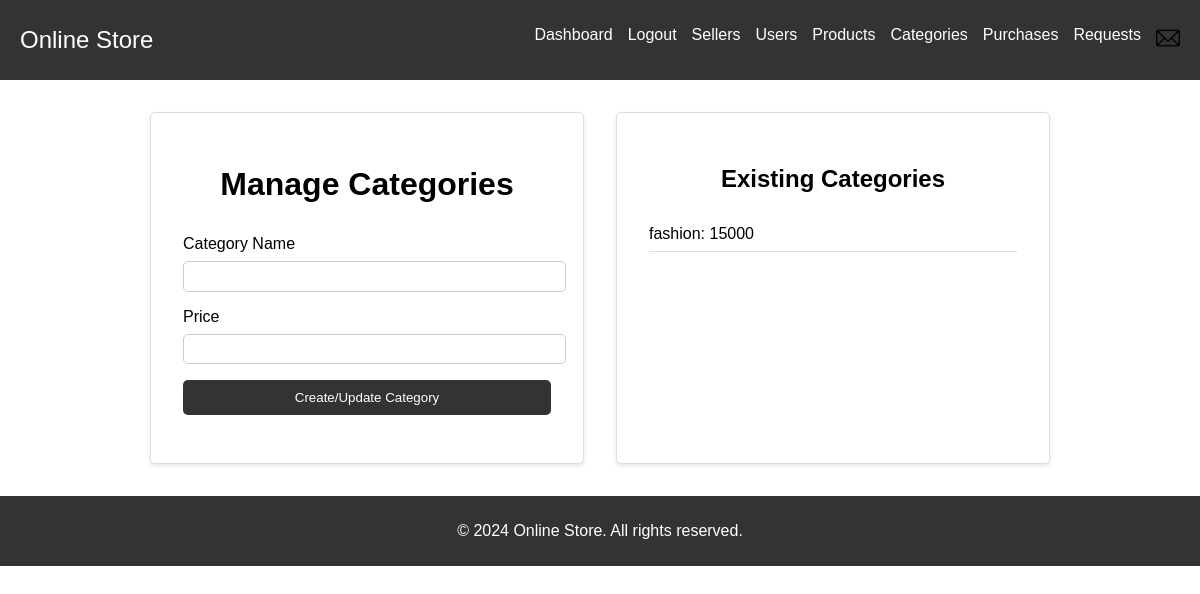
The page /categories on the database as committed earlier.
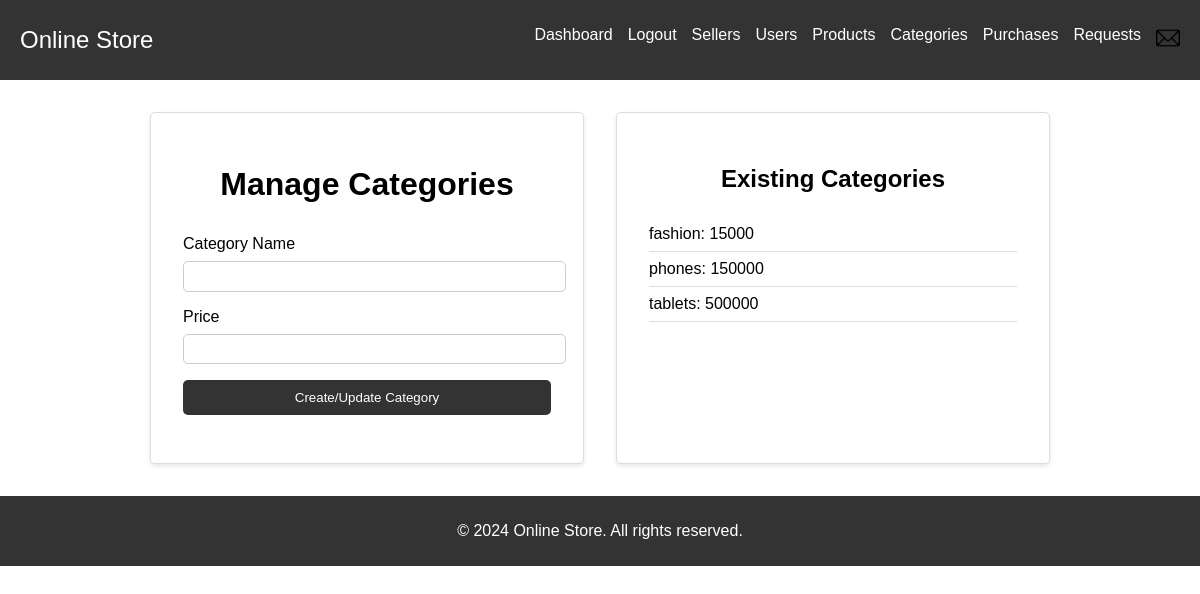
The same page on the database as committed later.
### models.py (models this page shows, shortened)
class Category(db.Model):
    id = db.Column(db.Integer, primary_key=True)
    name = db.Column(db.String(80), nullable=False, unique=True)
    price = db.Column(db.Integer, nullable=True)

### main.py (the view)
@app.route('/categories', methods=['GET', 'POST'])
def manage_categories():
    form = CategoryForm()
    categories = Category.query.all()
    if form.validate_on_submit():
        category = Category(name=form.name.data, price=form.price.data)
        db.session.add(category)
        db.session.commit()
        flash('Category created successfully!', 'success')
        return redirect(url_for('manage_categories'))
    return render_template('categories.html', form=form, categories=categories)

### forms.py
class CategoryForm(FlaskForm):
    name = StringField('Category Name', validators=[DataRequired(), Length(min=2, max=80)])
    price = IntegerField(validators=[DataRequired()])
    submit = SubmitField('Create/Update Category')

### templates/categories.html (shortened to what this page needs)
{% extends "admin_base.html" %}
{% block content %}
<div class="categories-container">
    <div class="manage-categories">
        <h1>Manage Categories</h1>
        <form method="POST">
            <div class="form-group">
                {{ form.name.label(class="form-control-label") }}
                {{ form.name(class="form-control") }}
            </div>
            <div class="form-group">
                {{ form.price.label(class="form-control-label") }}
                {{ form.price(class="form-control") }}
            </div>
            <div class="form-group">
                {{ form.submit(class="btn btn-primary") }}
            </div>
        </form>
    </div>
    <div class="existing-categories">
        <h2>Existing Categories</h2>
        <ul>
            {% for category in categories %}
            <li>{{ category.name }}: {{ category.price }}</li>
            {% endfor %}
        </ul>
    </div>
</div>
{% endblock %}

### templates/admin_base.html (shortened to what this page needs)
<!DOCTYPE html>
<html lang="en">
<head>
</head>
<body>
    <nav class="navbar">
        <div class="navbar-container">
            <a href="{{ url_for('home') }}" class="navbar-brand">Online Store</a>
            <ul class="navbar-nav">
                <li class="nav-item"><a class="nav-link" href="{{ url_for('dashboard') }}">Dashboard</a></li>
                <li class="nav-item"><a class="nav-link" href="{{ url_for('logout') }}">Logout</a></li>
                <li class="nav-item"><a class="nav-link" href="/sellers">Sellers</a></li>
                <li class="nav-item"><a class="nav-link" href="/users">Users</a></li>
                <li class="nav-item"><a class="nav-link" href="/products">Products</a></li>
                <li class="nav-item"><a class="nav-link" href="/categories">Categories</a></li>
                <li class="nav-item"><a class="nav-link" href="/purchases">Purchases</a></li>
                <li class="nav-item"><a class="nav-link" href="/requests">Requests</a></li>
                <li class="nav-item"><a class="nav-link" href="/notifications"><img src="../static/images/notification.png" alt="Notifications" class="notification-icon"></a></li>
            </ul>
        </div>
    </nav>
    <div class="container">
        {% block content %}{% endblock %}
    </div>
    <footer>
        <div class="footer-container">
            <p>&copy; 2024 Online Store. All rights reserved.</p>
        </div>
    </footer>
</body>
</html>

### templates/admin_base.html (style rules this page uses)
body { font-family: Arial, sans-serif; margin: 0; padding: 0; }
.navbar { background-color: #333; color: white; padding: 10px 0; }
.navbar-container { display: flex; justify-content: space-between; align-items: center; padding: 0 20px; }
.navbar-brand { color: white; text-decoration: none; font-size: 24px; }
.navbar-nav { list-style: none; display: flex; gap: 15px; }
.nav-item { display: inline; }
.nav-link { color: white; text-decoration: none; }
.notification-icon { width: 24px; height: 24px; }
.footer-container { background-color: #333; color: white; text-align: center; padding: 10px 0; }

### templates/categories.html (style rules this page uses)
.categories-container { display: flex; justify-content: space-between; max-width: 900px; margin: 2em auto; }
.manage-categories { flex: 1; margin-right: 2em; padding: 2em; border: 1px solid #ddd; border-radius: 5px; background: #fff; box-shadow: 0 2px 4px rgba(0,0,0,0.1); }
.manage-categories h1 { text-align: center; margin-bottom: 1em; }
.form-group { margin-bottom: 1em; }
.form-group label { display: block; margin-bottom: 0.5em; }
.form-control { width: 100%; padding: 0.5em; border: 1px solid #ccc; border-radius: 5px; }
.btn { display: block; width: 100%; padding: 0.75em; background: #333; color: white; border: none; border-radius: 5px; cursor: pointer; }
.existing-categories { flex: 1; padding: 2em; border: 1px solid #ddd; border-radius: 5px; background: #fff; box-shadow: 0 2px 4px rgba(0,0,0,0.1); }
.existing-categories h2 { text-align: center; margin-bottom: 1em; }
.existing-categories ul { list-style-type: none; padding: 0; }
.existing-categories li { padding: 0.5em 0; border-bottom: 1px solid #ddd; }

Rows that differ between the two databases and show on the page:
added Category: name "phones", price "150000"
added Category: name "tablets", price "500000"
